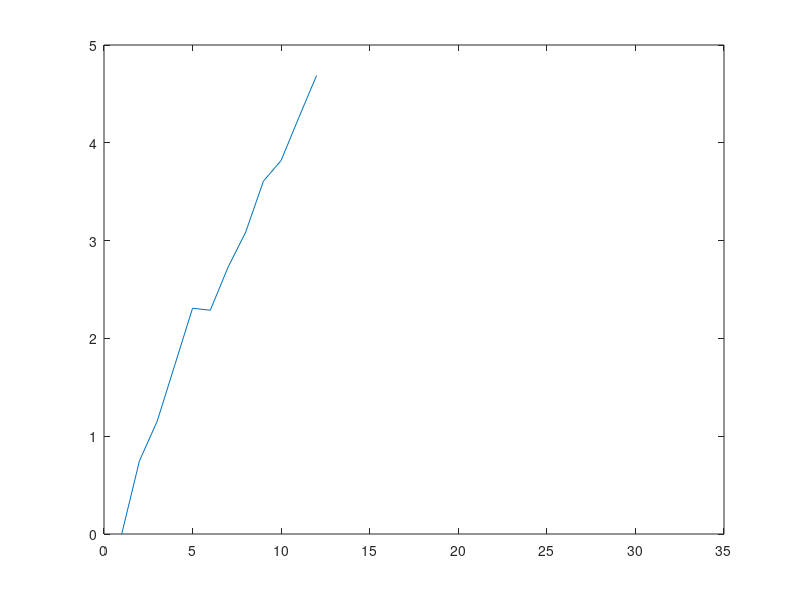

Source code (MATLAB):
% randomwalk

nsteps = 20
timepts = 0: 0.1: 3;

forwardspeed = .5;
noise=0.3;
stepsize=5;

footposition(1)=0;
for i=2:length(timepts)
    footposition(i) = footposition(i-1) +...
                      forwardspeed +...
                      (noise *(randn(1, 1)));
                  if footposition(i)>=stepsize
                      footposition(i:length(timepts))=NaN;
                      i=length(timepts)+1;
                  end
                  
end

plot(footposition)
